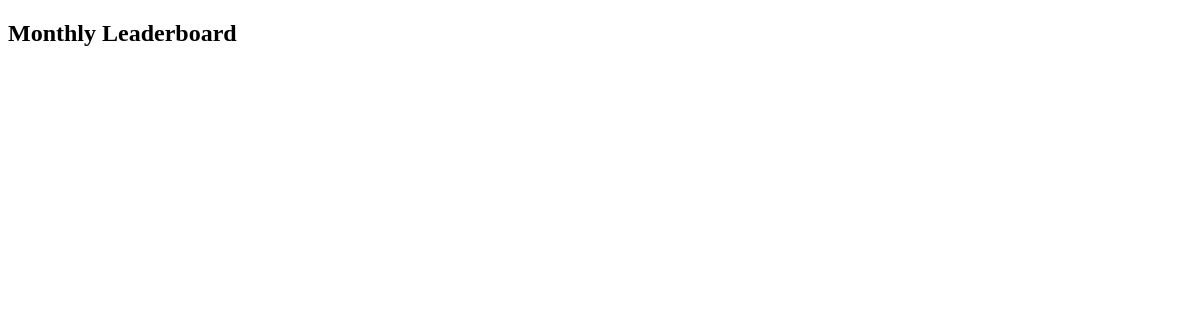
The page /monthly_leaderboard/ (signed in) on the database as committed earlier.
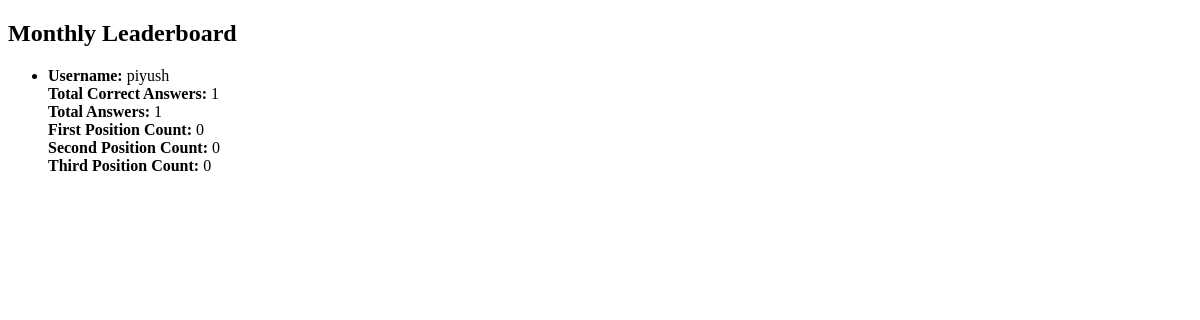
The same page on the database as committed later.
### aptitude/models.py (models this page shows, shortened)
class CustomUser(AbstractBaseUser, PermissionsMixin):
    email = models.EmailField(unique=True)
    username = models.CharField(max_length=150, unique=True)
    total_attempted = models.IntegerField(default=0)
    total_correct = models.IntegerField(default=0)
    current_streak = models.IntegerField(default=0)
    highest_streak = models.IntegerField(default=0)
    is_active = models.BooleanField(default=True)
    is_staff = models.BooleanField(default=False)
    date_joined = models.DateTimeField(default=timezone.now)
    first_position_count = models.IntegerField(default=0)
    second_position_count = models.IntegerField(default=0)
    third_position_count = models.IntegerField(default=0)
    groups = models.ManyToManyField(
        Group,
        related_name='customuser_set',
        related_query_name='customuser',
        blank=True,
        verbose_name='groups',
        help_text='The groups this user belongs to. A user will get all permissions granted to each of their groups.'
    )
    user_permissions = models.ManyToManyField(
        Permission,
        related_name='customuser_set',
        related_query_name='customuser',
        blank=True,
        verbose_name='user permissions',
        help_text='Specific permissions for this user.'
    )
    objects = CustomUserManager()
    USERNAME_FIELD = 'email'
    REQUIRED_FIELDS = ['username']

### aptitude/views.py (the view)
# urls.py: path('monthly_leaderboard/', views.monthly_leaderboard, name='monthly_leaderboard'),
@login_required
def monthly_leaderboard(request):
    now = timezone.now()
    users = CustomUser.objects.filter(
        useranswer__time_solved__month=now.month,
        useranswer__time_solved__year=now.year
    ).distinct().annotate(
        total_correct_answers=Count('useranswer', filter=Q(useranswer__is_correct=True)),
        total_answers=Count('useranswer')
    ).order_by('-total_correct_answers', '-first_position_count', '-second_position_count', '-third_position_count')
    return render(request, 'monthly_leaderboard.html', {'users': users})

### aptitude/templates/monthly_leaderboard.html (shortened to what this page needs)
<!DOCTYPE html>
<html>
<head>
</head>
<body>
    <h2>Monthly Leaderboard</h2>
    <ul>
        {% for user in users %}
            <li>
                <strong>Username:</strong> {{ user.username }}<br>
                <strong>Total Correct Answers:</strong> {{ user.total_correct_answers }}<br>
                <strong>Total Answers:</strong> {{ user.total_answers }}<br>
                <strong>First Position Count:</strong> {{ user.first_position_count }}<br>
                <strong>Second Position Count:</strong> {{ user.second_position_count }}<br>
                <strong>Third Position Count:</strong> {{ user.third_position_count }}<br>
            </li>
        {% endfor %}
    </ul>
</body>
</html>

Rows that differ between the two databases and show on the page:
now on this page (row edited): CustomUser: username "piyush", total_correct_answers "1", total_answers "1", first_position_count "0", second_position_count "0", third_position_count "0"
